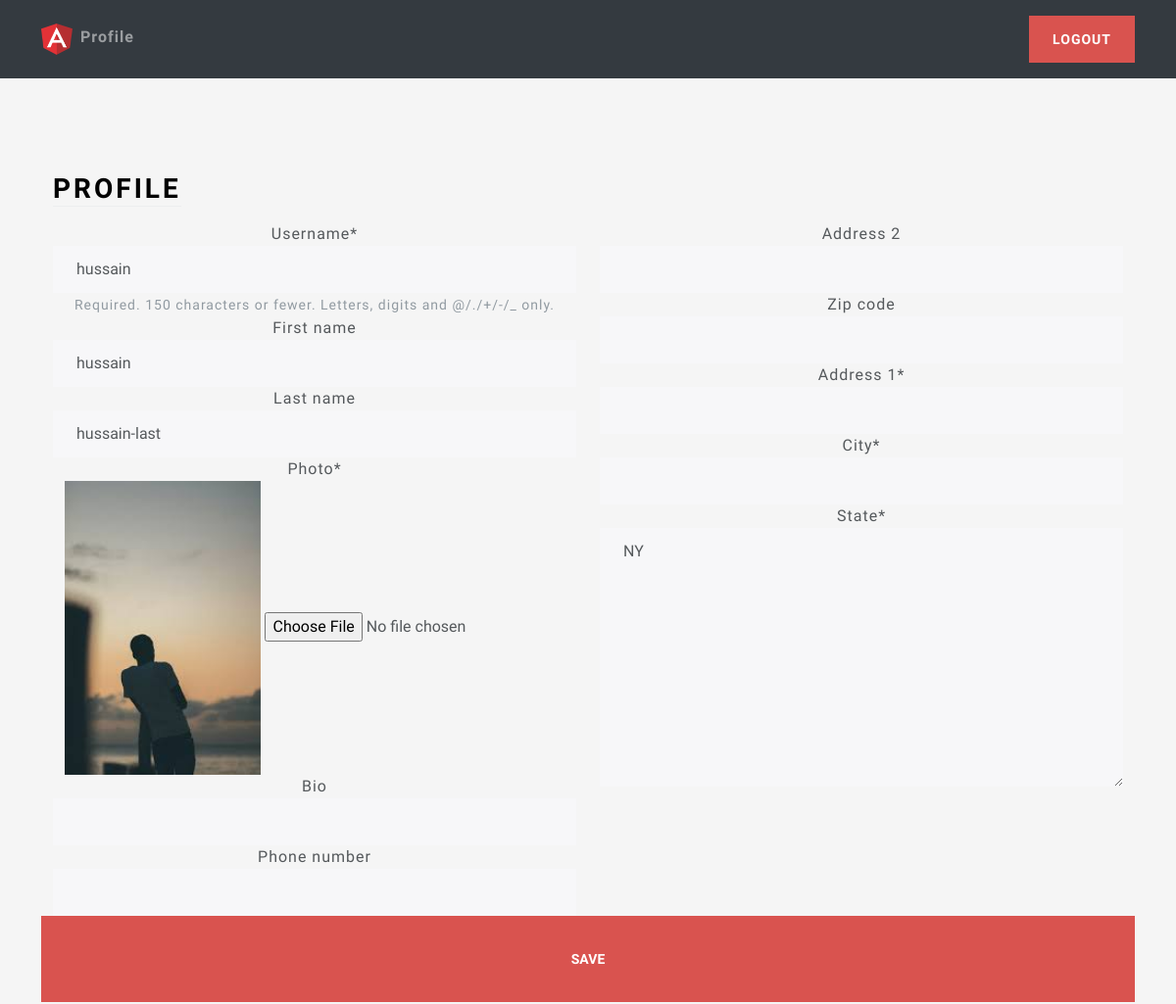
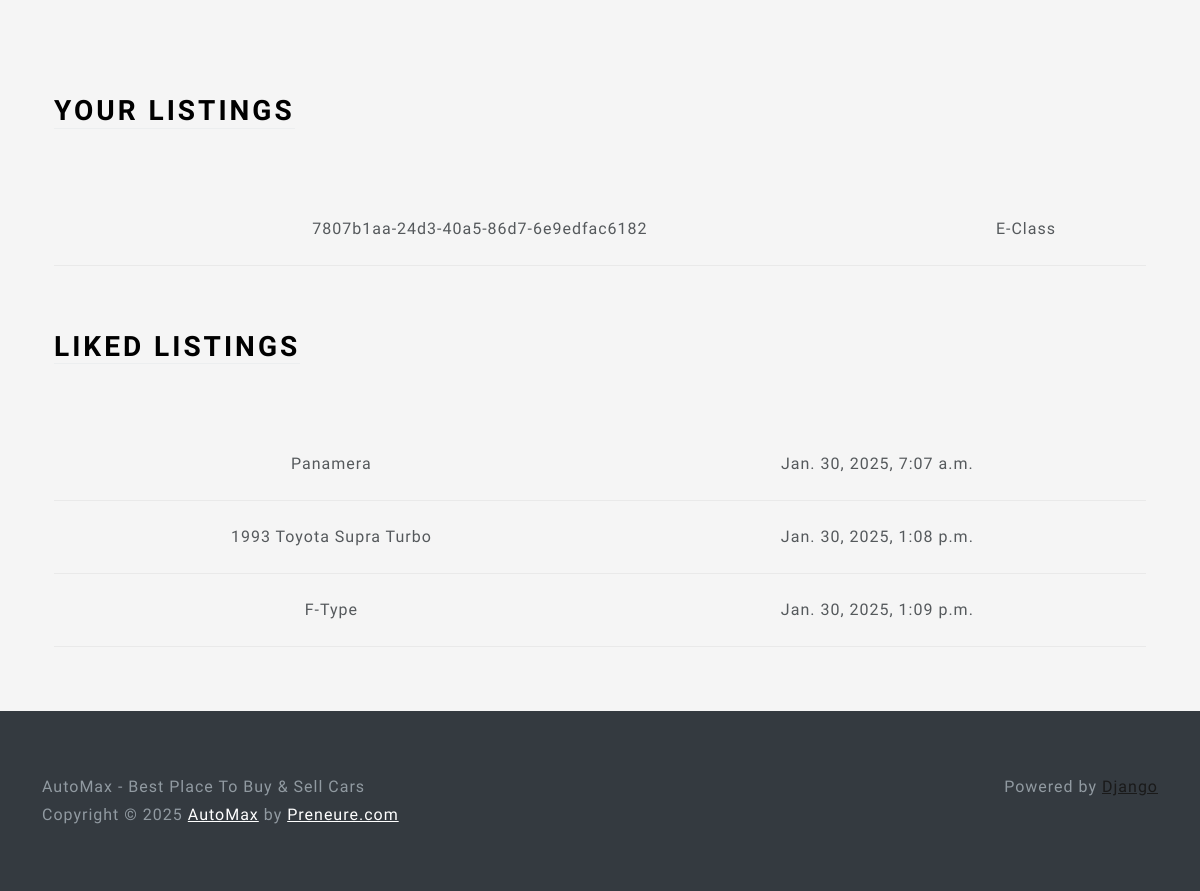
/profile/ (signed in), run on the app's committed database (2 pictures, top to bottom).
### users/models.py (models this page shows, shortened)
class Profile(models.Model):
    user = models.OneToOneField(User, on_delete=models.CASCADE)
    photo = models.ImageField(upload_to=user_directory_path, null=True)
    bio = models.CharField(max_length=140, blank=True)
    phone_number = models.CharField(max_length=12, blank=True)
    location = models.OneToOneField(Location, on_delete=models.SET_NULL, null=True)

class Location(models.Model):
    address_1 = models.CharField(max_length=128, blank=True)
    address_2 = models.CharField(max_length=128, blank=True)
    city = models.CharField(max_length=64)
    state = USStateField(default="NY")
    zip_code = USZipCodeField(blank=True)

### main/models.py (models this page shows, shortened)
class Listing(models.Model):
    id = models.UUIDField(primary_key=True, default=uuid.uuid4, unique=True, editable=False)
    created_at = models.DateTimeField(auto_now_add=True)
    updated_at = models.DateTimeField(auto_now=True)
    seller = models.ForeignKey(Profile, on_delete=models.CASCADE)
    brand = models.CharField(max_length=24, choices=CAR_BRANDS, default=None)
    model = models.CharField(max_length=64,)
    vin = models.CharField(max_length=17,)
    mileage = models.IntegerField(default=0)
    color = models.CharField(max_length=24,)#default='White'
    description = models.TextField()
    engine = models.CharField(max_length=24)
    transmission = models.CharField(max_length=24, choices=TRANSMISSION_OPTIONS, default=None)
    location = models.OneToOneField(Location, on_delete=models.SET_NULL, null=True)
    image = models.ImageField(upload_to=user_listing_path)

class LikedListing(models.Model):
    profile = models.ForeignKey(Profile, on_delete=models.CASCADE)
    listing = models.ForeignKey(Listing, on_delete=models.CASCADE)
    like_date = models.DateTimeField(auto_now_add=True)

### users/views.py (the view, shortened to what this page needs)
# urls.py: path('profile/', ProfileView.as_view(), name='profile'),
@method_decorator(login_required, name='dispatch')
class ProfileView(View):
    def get(self, request):
        user_listings = Listing.objects.filter(seller=request.user.profile)
        user_liked_listings = LikedListing.objects.filter(profile=request.user.profile).all()
        user_form = UserForm(instance=request.user)
        profile_form = ProfileForm(instance=request.user.profile)
        location_form = LocationForm(instance=request.user.profile.location)
        return render(request, 'views/profile.html', {'user_form': user_form,
         'profile_form': profile_form,
         'location_form': location_form, 'user_listings': user_listings, 'user_liked_listings': user_liked_listings, })

### users/forms.py
class UserForm(forms.ModelForm):
    class Meta:
        model = User
        fields = ('username', 'first_name', 'last_name')

class ProfileForm(forms.ModelForm):
    photo = forms.ImageField(widget=CustomPictureImageFieldWidget)
    bio = forms.TextInput()
    class Meta:
        model = Profile
        fields = ('photo', 'bio', 'phone_number')

### users/widgets.py (called while the page is built)
    def render(self, name, value, attrs=None, **kwargs):
        default_html = super().render(name, value, attrs, **kwargs)
        img_html = mark_safe(f'<img src="{value.url}" width="200"/>')
        return f'{img_html}{default_html}'

### users/templates/views/profile.html (shortened to what this page needs)
{% extends 'base/base.html' %}
{% load static %}
{% load crispy_forms_tags %}
{% block 'body' %}
<div class="container-fluid text-center py-5">
    <div class="container px-4 py-5" id="hanging-icons">
        <div class="row g-4">
            <div class="col d-flex align-items-start">
                <div>
                    <h2 class="mb-3 border-bottom" style="color: black">Profile</h2>
                </div>
            </div>
        </div>
        <form action="" method="post" enctype="multipart/form-data">
            <div class="row">
                <div class="col-6">
                    {{ user_form | crispy }}
                    {{ profile_form | crispy }}
                </div>
                <div class="col-6">
                    {{ location_form | crispy }}
                </div>
                <br>
                <button class="btn btn-lg btn-danger" type="submit" value="Submit">Save</button>
            </div>
        </form>
</div>
<div class="container px-4">
    <div class="row g-4 py-5">
        <div class="col d-flex align-items-start">
            <div>
                <h2 class="mb-3 border-bottom" style="color: black">Your Listings</h2>
            </div>
        </div>
    </div>
<table class="table table-hover">
<tbody>
    {% for listing in user_listings %}
    <tr>
    <td>{{ listing.id }}</td>
    <td>{{ listing.model }}</td>
    </tr>
    {% endfor %}
</tbody>
</table>
</div>
<div class="container px-4">
    <div class="row g-4 py-5">
        <div class="col d-flex align-items-start">
            <div>
                <h2 class="mb-3 border-bottom" style="color: black">Liked Listings</h2>
            </div>
        </div>
    </div>
    <table class="table table-hover">
        <tbody>
            {% for liked_listing in user_liked_listings %}
            <tr>
                <td>{{ liked_listing.listing.model }}</td>
                <td>{{ liked_listing.like_date }}</td>
            </tr>
            {% endfor %}
        </tbody>
    </table>
</div>
</div>
{% endblock %}

### main/static/css/style.css (style rules this page uses)
html, body { height: 100%; }
body { align-items: center; padding-bottom: 40px; background-color: #f5f5f5; }
.h2, h2 { color: white; }

### data on the page
Location: state "NY"
Listing: id "7807b1aa-24d3-40a5-86d7-6e9edfac6182", model "E-Class"
LikedListing: listing.model "Panamera", like_date "Jan. 30, 2025, 7:07 a.m."
LikedListing: listing.model "1993 Toyota Supra Turbo", like_date "Jan. 30, 2025, 1:08 p.m."
LikedListing: listing.model "F-Type", like_date "Jan. 30, 2025, 1:09 p.m."
